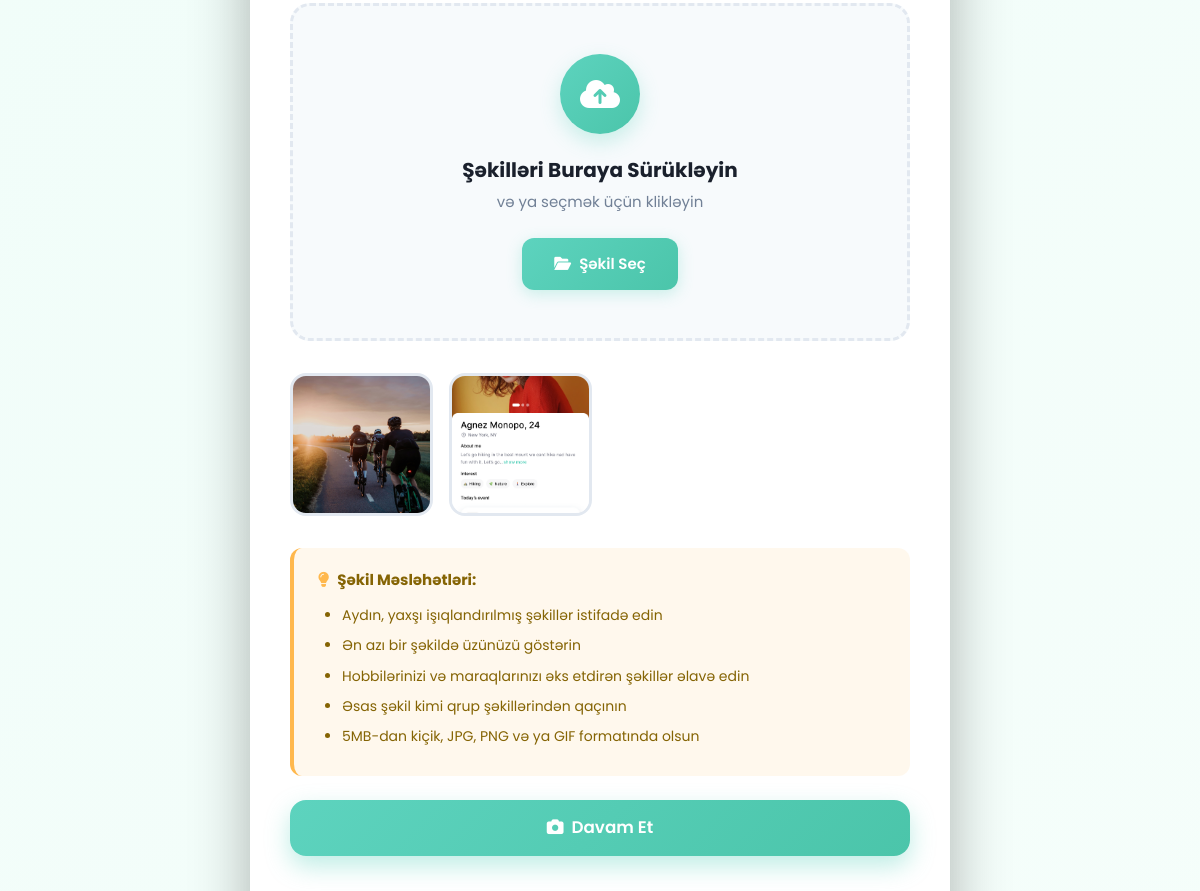
The app's page /accounts/register/images/ (signed in, middle part), older data.
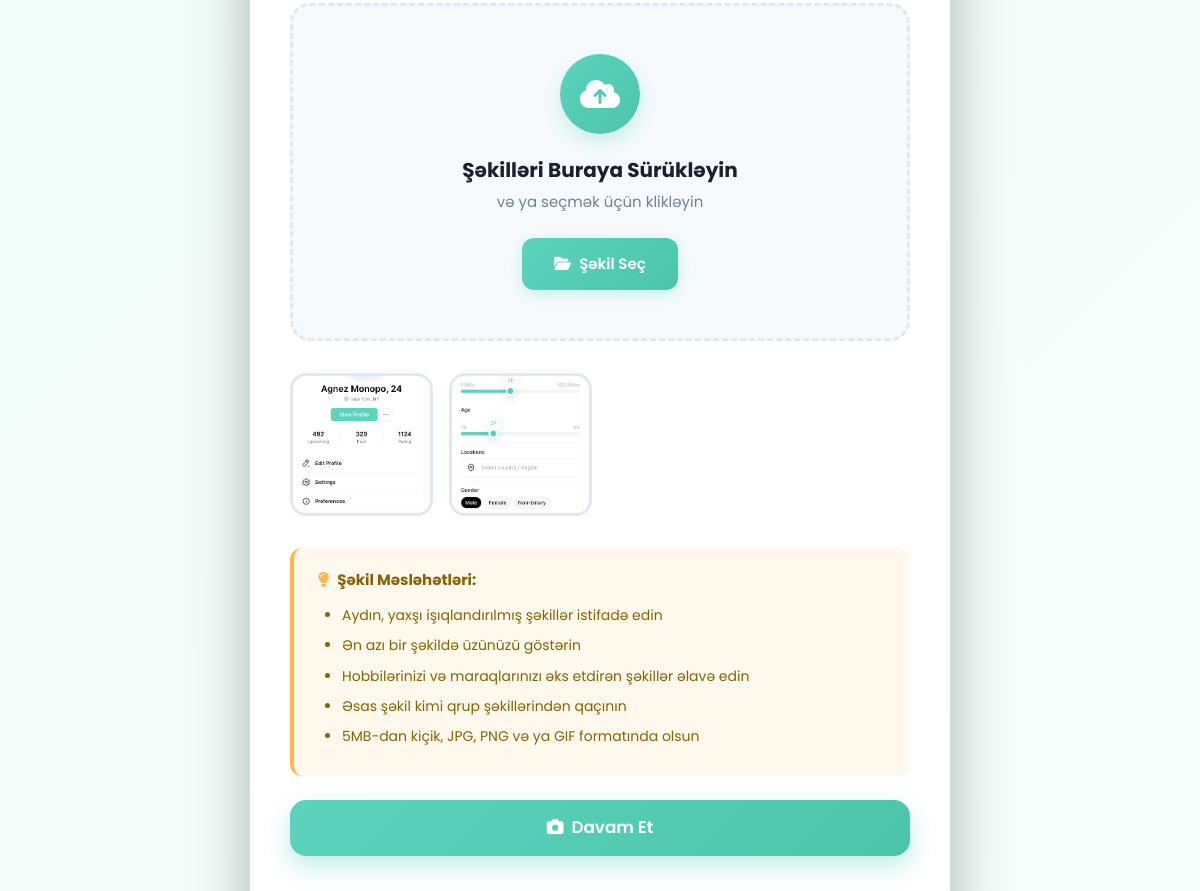
The same page, newer data.
### accounts/models.py (models this page shows, shortened)
class UserImage(models.Model):
    user = models.ForeignKey(User, on_delete=models.CASCADE, related_name='images')
    image = models.ImageField(upload_to=user_image_path)
    is_primary = models.BooleanField(default=False)
    order = models.PositiveIntegerField(default=0)
    uploaded_at = models.DateTimeField(auto_now_add=True)
    class Meta:
        ordering = ['order', 'uploaded_at']
        unique_together = ['user', 'order']

### accounts/views.py (the view, shortened to what this page needs)
# urls.py: path('register/images/', views.images_registration, name='images_registration'),
@login_required
def images_registration(request):
    if request.user.registration_step < 4:
        return redirect('accounts:birthday_registration')
    user_images = request.user.images.all()
    return render(request, 'accounts/images_registration.html', {
        'user_images': user_images
    })

### accounts/models.py (called while the page is built)
    def get_full_name(self):
        if self.first_name and self.last_name:
            return f"{self.first_name} {self.last_name}"
        return self.phone

### templates/accounts/images_registration.html (shortened to what this page needs)
{% extends 'base.html' %}
{% load static %}
{% block content %}
<div class="auth-container">
    <div class="auth-card">
        <div class="auth-body">
            <form method="post" enctype="multipart/form-data" id="images-form">
                <div class="upload-area" id="upload-area" onclick="document.getElementById('image-upload-input').click()">
                    <div class="upload-icon">
                        <i class="fas fa-cloud-upload-alt"></i>
                    </div>
                    <h5>Şəkilləri Buraya Sürükləyin</h5>
                    <p>və ya seçmək üçün klikləyin</p>
                    <button type="button" class="upload-btn">
                        <i class="fas fa-folder-open"></i>
                        Şəkil Seç
                    </button>
                </div>
                <div class="image-preview-grid" id="image-preview-grid">
                    {% for image in user_images %}
                    <div class="image-preview-item" data-image-id="{{ image.id }}">
                        <img src="{{ image.image.url }}" alt="İstifadəçi Şəkli">
                    </div>
                    {% endfor %}
                </div>
                <div class="tips-card">
                    <strong>
                        <i class="fas fa-lightbulb"></i>
                        Şəkil Məsləhətləri:
                    </strong>
                    <ul class="tips-list">
                        <li>Aydın, yaxşı işıqlandırılmış şəkillər istifadə edin</li>
                        <li>Ən azı bir şəkildə üzünüzü göstərin</li>
                        <li>Hobbilərinizi və maraqlarınızı əks etdirən şəkillər əlavə edin</li>
                        <li>Əsas şəkil kimi qrup şəkillərindən qaçının</li>
                        <li>5MB-dan kiçik, JPG, PNG və ya GIF formatında olsun</li>
                    </ul>
                </div>
                <button type="submit" class="auth-btn" id="submit-btn" disabled>
                    <i class="fas fa-camera"></i>
                    <span id="submit-text">2 şəkil daha əlavə edin</span>
                </button>
                <div style="text-align: center; margin-top: 1.5rem;">
                </div>
            </form>
        </div>
    </div>
</div>
{% endblock %}

### templates/base.html (shortened to what this page needs)
<!DOCTYPE html>
<html lang="en">
<head>
    <link href="https://cdn.jsdelivr.net/npm/bootstrap@5.3.0/dist/css/bootstrap.min.css" rel="stylesheet">
    <link rel="stylesheet" href="https://cdnjs.cloudflare.com/ajax/libs/font-awesome/6.0.0/css/all.min.css">
    {% load static %}
    <link rel="stylesheet" href="{% static 'css/style.css' %}">
</head>
<body>
    <main>
        {% block content %}
        {% endblock %}
    </main>
    {% load static %}
</body>
</html>

### static/css/style.css (style rules this page uses)
:root { --primary-color: #5DD3BE; --primary-dark: #4BC5AA; --primary-light: #7CDDC9; --secondary-color: #4DB8E8; --accent-color: #FFB84D; --success-color: #5DD3BE; --warning-color: #FFB84D; --danger-color: #FF6B6B; --light-bg: #f8fdfc; --white: #ffffff; --dark-text: #1a2e2a; --gray-text: #64748b; --light-gray: #f0faf8; --border-color: #e0f2ef; --gradient-bg: linear-gradient(135deg, #5DD3BE 0%, #4BC5AA 100%); --gradient-warm: linear-gradient(135deg, #FFB84D 0%, #FF6B6B 100%); --gradient-hero: linear-gradient(135deg, rgba(93, 211, 190, 0.9) 0%, rgba(75, 197, 170, 0.9) 100%); --gradient-soft: linear-gradient(135deg, rgba(93, 211, 190, 0.1) 0%, rgba(75, 197, 170, 0.1) 100%); --shadow-sm: 0 1px 2px 0 rgb(0 0 0 / 0.05); --shadow-md: 0 4px 6px -1px rgb(0 0 0 / 0.1), 0 2px 4px -2px rgb(0 0 0 / 0.1); --shadow-lg: 0 10px 15px -3px rgb(0 0 0 / 0.1), 0 4px 6px -4px rgb(0 0 0 / 0.1); --shadow-xl: 0 20px 25px -5px rgb(0 0 0 / 0.1), 0 8px 10px -6px rgb(0 0 0 / 0.1); --shadow-primary: 0 4px 6px -1px rgba(93, 211, 190, 0.2), 0 2px 4px -2px rgba(93, 211, 190, 0.1); --border-radius: 12px; --border-radius-lg: 16px; --border-radius-xl: 20px; }
body { font-family: 'Poppins', sans-serif; line-height: 1.6; color: var(--dark-text); background-color: var(--light-bg); }
.image-preview-item { position: relative; border-radius: 12px; overflow: hidden; aspect-ratio: 1; }
.image-preview-item img { width: 100%; height: 100%; object-fit: cover; }

### templates/base.html (style rules this page uses)
main { position: relative; z-index: 1; }

Row changes from the older to the newer data that the page shows:
removed UserImage: image (picture)
removed UserImage: image (picture)
added UserImage: image (picture)
added UserImage: image (picture)
